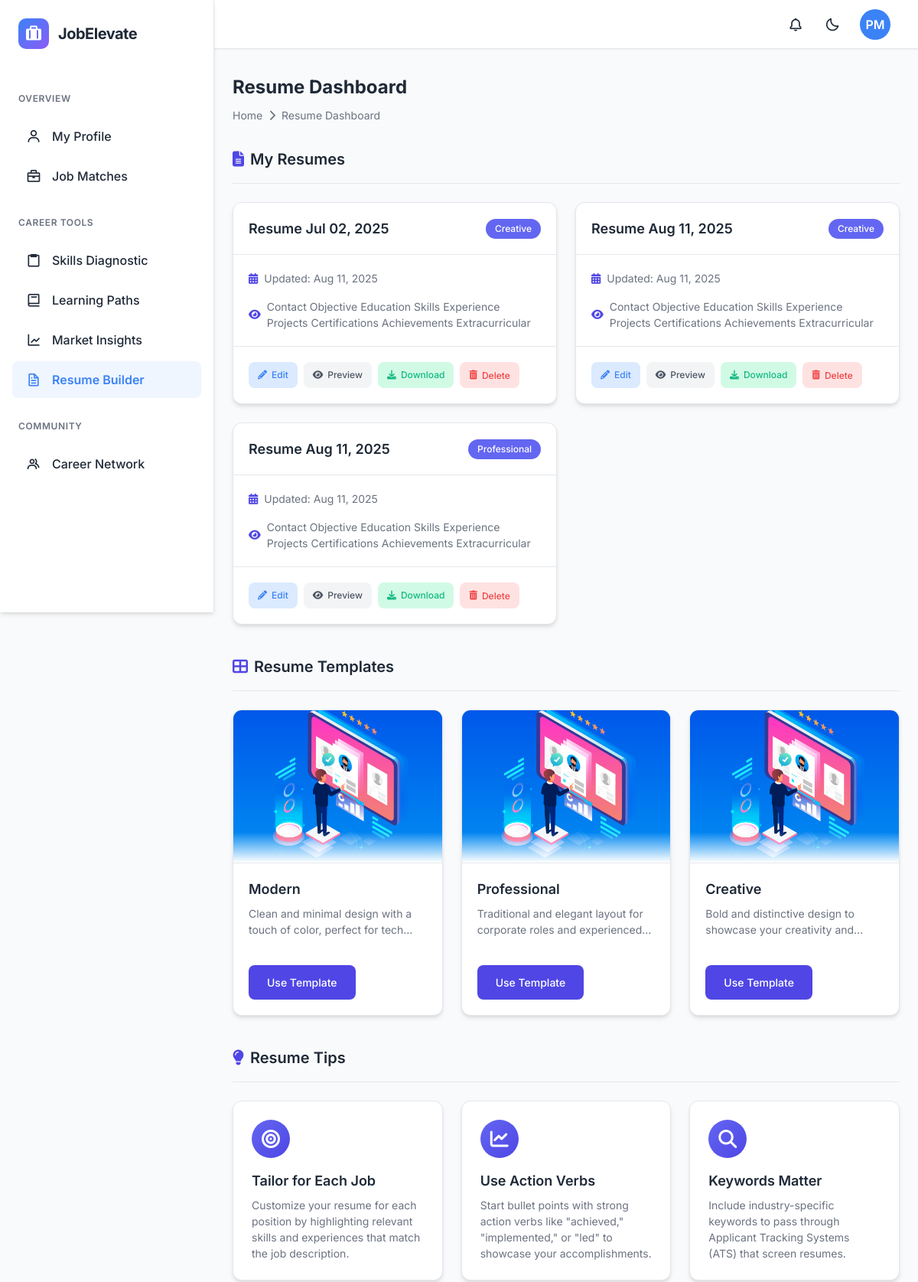
The page /resume_builder/ (signed in, upper part) on the database as committed earlier.
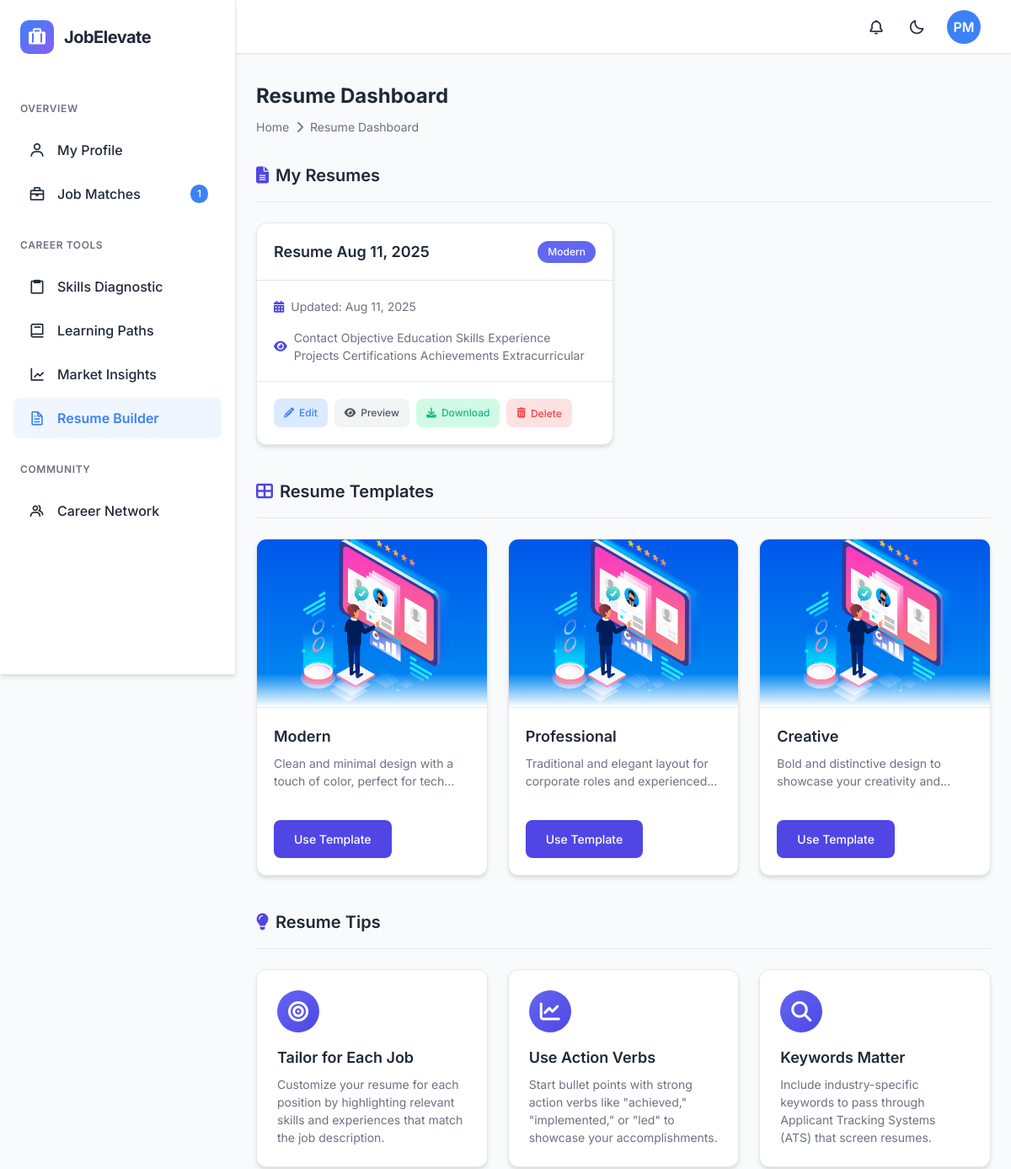
The same page on the database as committed later.
### resume_builder/models.py (models this page shows, shortened)
class Resume(models.Model):
    STATUS_CHOICES = [
        ('draft', 'Draft'),
        ('published', 'Published'),
    ]
    user = models.ForeignKey(User, on_delete=models.CASCADE, related_name='resumes')
    template = models.ForeignKey(ResumeTemplate, on_delete=models.CASCADE, related_name='used_in_resumes')
    title = models.CharField(max_length=255)
    status = models.CharField(max_length=20, choices=STATUS_CHOICES, default='draft')
    primary_color = ColorField(default='#1565C0')
    secondary_color = ColorField(default='#03A9F4')
    font_family = models.CharField(max_length=100, default='Roboto, sans-serif')
    show_contact = models.BooleanField(default=True)
    show_links = models.BooleanField(default=True)
    show_objective = models.BooleanField(default=True)
    show_education = models.BooleanField(default=True)
    show_skills = models.BooleanField(default=True)
    show_experience = models.BooleanField(default=True)
    show_projects = models.BooleanField(default=True)
    show_certifications = models.BooleanField(default=True)
    show_achievements = models.BooleanField(default=True)
    show_extracurricular = models.BooleanField(default=True)
    pdf_file = models.FileField(upload_to='resume_pdfs/', blank=True, null=True)
    created_at = models.DateTimeField(auto_now_add=True)
    updated_at = models.DateTimeField(auto_now=True)
    last_downloaded = models.DateTimeField(blank=True, null=True)
    download_count = models.IntegerField(default=0)
    class Meta:
        ordering = ['-updated_at']

class ResumeTemplate(models.Model):
    name = models.CharField(max_length=100)
    description = models.TextField()
    preview_image = models.ImageField(upload_to='resume_templates/')
    html_structure = models.TextField()
    css_structure = models.TextField()
    is_active = models.BooleanField(default=True)
    created_at = models.DateTimeField(auto_now_add=True)
    updated_at = models.DateTimeField(auto_now=True)

### resume_builder/views.py (the view)
# urls.py: path('', views.resume_dashboard, name='resume_builder'),
@login_required
def resume_dashboard(request):
    user = request.user
    full_name = user.full_name.strip() if user.full_name else ""
    name_parts = full_name.split()
    if len(name_parts) >= 2:
        initials = name_parts[0][0].upper() + name_parts[-1][0].upper()
    elif len(name_parts) == 1:
        initials = name_parts[0][0].upper()
    else:
        initials = "US"
    user_resumes = Resume.objects.filter(user=user)
    resume_templates = ResumeTemplate.objects.filter(is_active=True)
    context = {
        'user_resumes': user_resumes,
        'resume_templates': resume_templates,
        'user_initials': initials,
    }
    return render(request, 'resume_builder/dashboard.html', context)

### accounts/models.py (called while the page is built)
    def get_skills_list(self):
        return [skill.strip() for skill in self.technical_skills.split(',')] if self.technical_skills else []

### backend/context_processors.py (called while the page is built)
def user_initials(request):
    if request.user.is_authenticated:
        full_name = request.user.full_name.strip() if request.user.full_name else ""
        name_parts = full_name.split()
        if len(name_parts) >= 2:
            initials = name_parts[0][0].upper() + name_parts[-1][0].upper()
        elif len(name_parts) == 1:
            initials = name_parts[0][0].upper()
        else:
            initials = "US"
    else:
        initials = "US"
    return {
        'user_initials': initials
    }

### dashboard/context_processors.py (called while the page is built)
def dashboard_context(request):
    context = {}
    if request.user.is_authenticated:
        user = request.user
        full_name = user.full_name.strip() if user.full_name else ""
        name_parts = full_name.split()
        if len(name_parts) >= 2:
            initials = name_parts[0][0].upper() + name_parts[-1][0].upper()
        elif len(name_parts) == 1:
            initials = name_parts[0][0].upper()
        else:
            initials = "US"
        job_match_count = user.get_job_matches_count()
        context.update({
            'user_initials': initials,
            'job_match_count': job_match_count,
        })
    return context

### resume_builder/templates/resume_builder/dashboard.html (shortened to what this page needs)
{% extends 'dashboard/base.html' %}
{% load static %}
{% block content %}
<head>
    <link rel="stylesheet" href="https://cdnjs.cloudflare.com/ajax/libs/font-awesome/6.4.0/css/all.min.css">
</head>
<body>
   <div class="resume-dashboard-container">
    <header class="page-header">
        <h1 class="page-title">Resume Dashboard</h1>
        <div class="breadcrumb">
            <div class="breadcrumb-item">
                <a href="{% url 'dashboard:home' %}" class="breadcrumb-link">Home</a>
            </div>
            <i class="fas fa-chevron-right"></i>
            <div class="breadcrumb-item">Resume Dashboard</div>
        </div>
    </header>
    <section class="content-section">
        <div class="section-header">
            <h2 class="section-title"><i class="fas fa-file-alt"></i> My Resumes</h2>
        </div>
        {% if user_resumes %}
        <div class="resume-grid">
            {% for resume in user_resumes %}
            <div class="resume-card" data-id="{{ resume.id }}">
                <div class="resume-card-header">
                    <h4>{{ resume.title }}</h4>
                    <span class="resume-template-badge">{{ resume.template.name }}</span>
                </div>
                <div class="resume-card-body">
                    <div class="resume-stats">
                        <div class="resume-stat">
                            <i class="fas fa-calendar-alt"></i>
                            <span>Updated: {{ resume.updated_at|date:"M d, Y" }}</span>
                        </div>
                        <div class="resume-stat">
                            <i class="fas fa-eye"></i>
                            <span>
                                {{ resume.show_contact|yesno:"Contact," }}
                                {{ resume.show_objective|yesno:"Objective," }}
                                {{ resume.show_education|yesno:"Education," }}
                                {{ resume.show_skills|yesno:"Skills," }}
                                {{ resume.show_experience|yesno:"Experience," }}
                                {{ resume.show_projects|yesno:"Projects," }}
                                {{ resume.show_certifications|yesno:"Certifications," }}
                                {{ resume.show_achievements|yesno:"Achievements," }}
                                {{ resume.show_extracurricular|yesno:"Extracurricular," }}
                            </span>
                        </div>
                    </div>
                </div>
                <div class="resume-card-actions">
                    <a href="{% url 'resume_builder:edit_resume' resume.id %}" class="btn-action btn-edit">
                        <i class="fas fa-pencil-alt"></i> Edit
                    </a>
                    <a href="{% url 'resume_builder:preview_resume' resume.id %}" class="btn-action btn-preview">
                        <i class="fas fa-eye"></i> Preview
                    </a>
                    <a href="{% url 'resume_builder:download_resume' resume.id %}" class="btn-action btn-download">
                        <i class="fas fa-download"></i> Download
                    </a>
                    <button class="btn-action btn-delete" data-resume-id="{{ resume.id }}">
                        <i class="fas fa-trash-alt"></i> Delete
                    </button>
                </div>
            </div>
            {% endfor %}
        </div>
        {% endif %}
    </section>
    <section class="content-section">
        <div class="section-header">
            <h2 class="section-title"><i class="fas fa-th-large"></i> Resume Templates</h2>
        </div>
        <div class="template-grid">
            {% for template in resume_templates %}
                <div class="template-card">
                    <div class="template-preview">
                      {% if template.preview_image %}
                          <img src="{{ template.preview_image.url }}" alt="{{ template.name }} Template Preview">
                      {% else %}
                          <img src="{% static 'images/template-default.png' %}" alt="{{ template.name }} Template Preview">
                      {% endif %}
                    </div>
                    <div class="template-info">
                        <h4>{{ template.name }}</h4>
                        <p>{{ template.description }}</p>
                    </div>
                    <div class="template-actions">
                        <a href="{% url 'resume_builder:create_resume' %}?template_id={{ template.id }}" class="btn-primary use-template-btn">Use Template</a>
                    </div>
                </div>
            {% empty %}
                <p>No resume templates available.</p>
            {% endfor %}
        </div>
    </section>
    <section class="content-section">
        <div class="section-header">
            <h2 class="section-title"><i class="fas fa-lightbulb"></i> Resume Tips</h2>
        </div>
        <div class="tips-container">
            <div class="tip-card">
                <div class="tip-icon">
                    <i class="fas fa-bullseye"></i>
                </div>
                <div class="tip-content">
                    <h4>Tailor for Each Job</h4>
                    <p>Customize your resume for each position by highlighting relevant skills and experiences that match the job description.</p>
                </div>
            </div>
            <div class="tip-card">
                <div class="tip-icon">
                    <i class="fas fa-chart-line"></i>
                </div>
                <div class="tip-content">
                    <h4>Use Action Verbs</h4>
                    <p>Start bullet points with strong action verbs like "achieved," "implemented," or "led" to showcase your accomplishments.</p>
                </div>
            </div>
            <div class="tip-card">
                <div class="tip-icon">
                    <i class="fas fa-search"></i>
                </div>
                <div class="tip-content">
                    <h4>Keywords Matter</h4>
                    <p>Include industry-specific keywords to pass through Applicant Tracking Systems (ATS) that screen resumes.</p>
                </div>
            </div>
        </div>
    </section>
</div>
{% endblock %}

### dashboard/templates/dashboard/base.html (shortened to what this page needs)
<!DOCTYPE html>
<html lang="en" data-theme="light">
<head>
    <link href="https://unpkg.com/boxicons@2.1.4/css/boxicons.min.css" rel="stylesheet">
</head>
<body>
    <nav class="sidebar">
        <div class="sidebar-header">
            <div class="logo">
                <div class="logo-icon">
                    <i class='bx bxs-briefcase-alt'></i>
                </div>
                <span class="logo-text">JobElevate</span>
            </div>
        </div>
        <ul class="nav-links">
            <span class="nav-section-title">Overview</span>
            <li class="nav-item">
            <a href="{% url 'dashboard:profile' %}" class="nav-link">
                    <i class="bx bx-user"></i>
                    <span class="nav-text">My Profile</span>
            </a>
            </li>
            <li class="nav-item">
            <a href="{% url 'jobs:job_listings' %}" class="nav-link">
                    <i class="bx bx-briefcase"></i>
                    <span class="nav-text">Job Matches</span>
                    {% if job_match_count > 0 %}
                        <span class="nav-badge">{{ job_match_count }}</span>
                    {% endif %}
                </a>
            </li>
            <span class="nav-section-title">Career Tools</span>
            <li class="nav-item">
                <a href="{% url 'assessments:assessment' %}" class="nav-link">
                    <i class="bx bx-clipboard"></i>
                    <span class="nav-text">Skills Diagnostic</span>
                </a>
            </li>
            <li class="nav-item">
                <a href="{% url 'learning:learning' %}" class="nav-link">
                    <i class="bx bx-book"></i>
                    <span class="nav-text">Learning Paths</span>
                </a>
            </li>
            <li class="nav-item">
                <a href="{% url 'jobs:job_analytics' %}" class="nav-link">
                    <i class="bx bx-line-chart"></i>
                    <span class="nav-text">Market Insights</span>
                </a>
            </li>
            <li class="nav-item">
                <a href="{% url 'resume_builder:resume_builder' %}" class="nav-link">
                    <i class="bx bx-file"></i>
                    <span class="nav-text">Resume Builder</span>
                </a>
            </li>
            <span class="nav-section-title">Community</span>
            <li class="nav-item">
        <a href="{% url 'community:community' %}?section=home" class="nav-link">
            <i class="bx bx-group"></i>
            <span class="nav-text">Career Network</span>
        </a>
        </li>
        </ul>
    </nav>
    <nav class="navbar">
        <div class="navbar-right">
            <div class="navbar-actions">
                <button class="action-button">
                    <i class="bx bx-bell"></i>
                </button>
                <button class="action-button theme-toggle">
                    <i class="bx bx-moon"></i>
                </button>
            </div>
            <div class="user-menu">
            <button class="user-button" id="user-menu-button">
                <div class="user-avatar">
                    {{ user_initials }}
                </div>
            </button>
            </div>
        </div>
    </nav>
    <div class="main-content">
        {% block content %}{% endblock %}
    </div>
</body>
</html>

Rows that differ between the two databases and show on the page:
removed Resume: title "Resume Jul 02, 2025", template.name "Creative", updated_at "Aug 11, 2025", show_contact "Contact", show_objective "Objective", show_education "Education", show_skills "Skills", show_experience "Experience", show_projects "Projects", show_certifications "Certifications", show_achievements "Achievements", show_extracurricular "Extracurricular"
removed Resume: title "Resume Aug 11, 2025", template.name "Creative", updated_at "Aug 11, 2025", show_contact "Contact", show_objective "Objective", show_education "Education", show_skills "Skills", show_experience "Experience", show_projects "Projects", show_certifications "Certifications", show_achievements "Achievements", show_extracurricular "Extracurricular"
removed Resume: title "Resume Aug 11, 2025", template.name "Professional", updated_at "Aug 11, 2025", show_contact "Contact", show_objective "Objective", show_education "Education", show_skills "Skills", show_experience "Experience", show_projects "Projects", show_certifications "Certifications", show_achievements "Achievements", show_extracurricular "Extracurricular"
added Resume: title "Resume Aug 11, 2025", template.name "Modern", updated_at "Aug 11, 2025", show_contact "Contact", show_objective "Objective", show_education "Education", show_skills "Skills", show_experience "Experience", show_projects "Projects", show_certifications "Certifications", show_achievements "Achievements", show_extracurricular "Extracurricular"
Other text that changed with them:
{{ job_match_count }}: (not shown) → "1"
